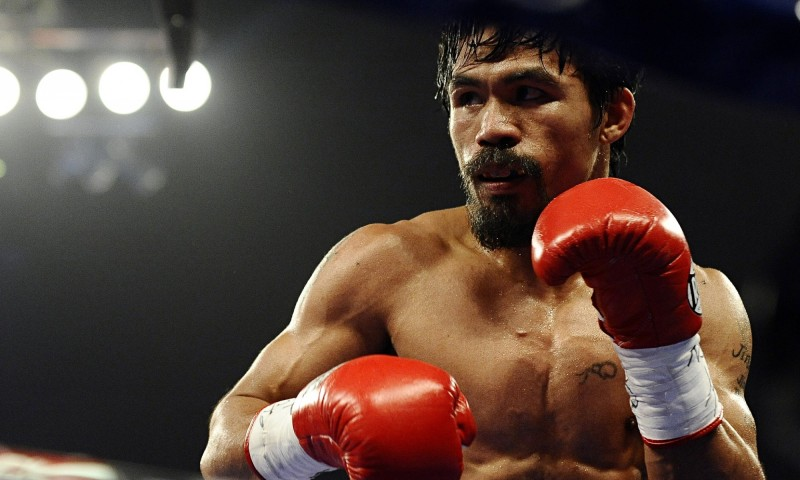
#> input picture week2/pac.jpg, 800 x 480 px
$ python face.py pac.jpg
#> lines starting #> are read from the running program, lines starting #| are printed output that depends on the picture; after the words box and inside, x2 and y2 are one past the last pixel; in counts of white or black regions, pixels touching at a corner belong together
import argparse

import cv2
import matplotlib.pyplot as plt
import numpy as np
from PIL import Image


class FaceDetector(object):
    """Cascade Classifier (based on cv2.CascadeClassifier).

    Args:
        face_cascade (str): path to face cascade xml file.
    """

    def __init__(self, face_cascade):
        self.detector = cv2.CascadeClassifier(face_cascade)
        self.forward = self.detector.detectMultiScale

    def __call__(self, image):
        assert len(image.shape) <= 2, 'only support gray image input.'
        return self.forward(image)


def draw_bboxes(image, bboxes, text='cyanlaser'):
    """draw bboxes into image."""
    for bbox in bboxes:
        x, y, w, h = bbox
        image = cv2.rectangle(image, (x, y), (x + w, y + h), (2, 255, 255), 2)
        image = cv2.putText(image, text, (x + 20, y + 20),
                            cv2.FONT_HERSHEY_SIMPLEX, 0.7, (255, 255, 2), 2)

    return image


def imshow(image, backend='pillow'):
    """backend agnostic image show.

    Args:
        image (numpy.ndarry): The image needs to save.
        save_path (str): The image storage path.
        backend (str): The storage operation package backend.
    """
    assert backend in ['cv2', 'pillow', 'matplotlib']
    if backend == 'cv2':
        cv2.imshow('face detection', image)
    elif backend == 'pillow':
        Image.fromarray(image).show()
    elif backend == 'matplotlib':
        plt.imshow(image)
        plt.axis('off')
        plt.tight_layout()
        plt.show()


def imwrite(image, save_path, backend='pillow'):
    """backend agnostic image write.

    Args:
        image (numpy.ndarry): The image needs to save.
        save_path (str): The image storage path.
        backend (str): The storage operation package backend.
    """
    assert backend in ['cv2', 'pillow', 'matplotlib']
    assert isinstance(image, np.ndarray)
    if backend == 'cv2':
        cv2.imwrite(save_path, image)
    elif backend == 'pillow':
        Image.fromarray(image).save(save_path)
    elif backend == 'matplotlib':
        plt.imshow(image)
        plt.axis('off')
        plt.tight_layout()
        plt.savefig(save_path)


def parse_args():
    parser = argparse.ArgumentParser('face detection')
    parser.add_argument('image_path', help='The image input path.')
    parser.add_argument(
        '-s',
        '--show',
        action='store_true',
        help='Whether to visulize result.')
    parser.add_argument(
        '-p',
        '--show-path',
        type=str,
        help='The storage path of visulization path.')

    return parser.parse_args()


def main():
    args = parse_args()
    image_path = args.image_path
    show = args.show
    show_path = args.show_path

    image = cv2.imread(image_path)
#> image is the input picture: shape (480, 800, 3); mean B, G, R 55.4, 63.5, 82
    image = cv2.cvtColor(image, cv2.COLOR_BGR2RGB)
    gray_image = cv2.cvtColor(image, cv2.COLOR_RGB2GRAY)
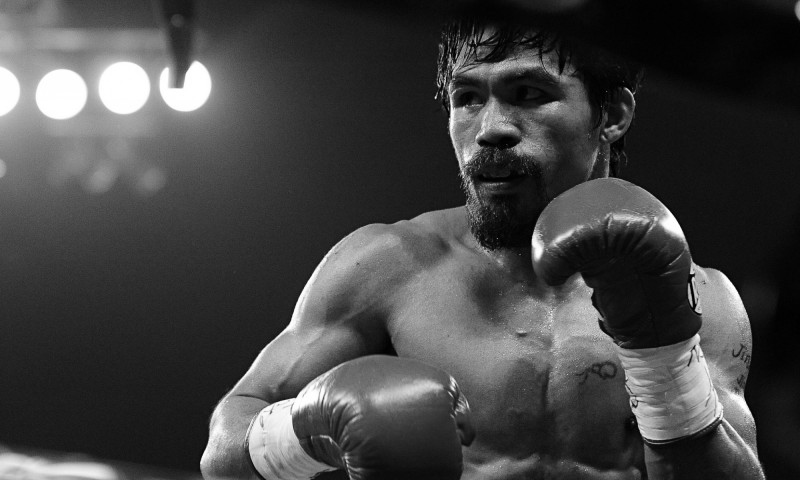
#> gray_image: shape (480, 800); min 0, max 255, mean 68.1
    detector = FaceDetector('haarcascade_frontalface_default.xml')

    bboxes = detector(gray_image)
#> bboxes = [[404, 22, 192, 192]]
    image = draw_bboxes(image, bboxes)
#> the loop in draw_bboxes, `for bbox in bboxes:` made 1 pass
#> pass 1, in draw_bboxes, `image = cv2.rectangle(image, (x, y), (x + w, y + h), (2, 255, 255), 2)`:
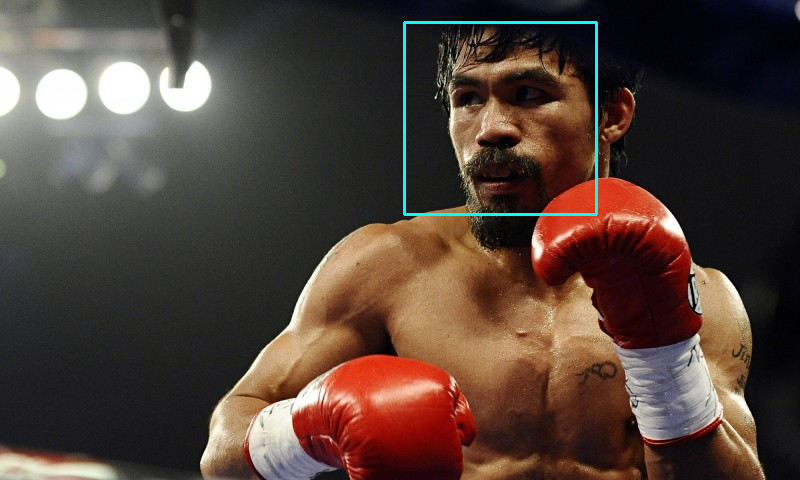
#> image: shape (480, 800, 3); mean R, G, B 81.7, 64.8, 56.8
#> pass 1, in draw_bboxes, `image = cv2.putText(image, text, (x + 20, y + 20), cv2.FONT_HERSHEY_SI..`:
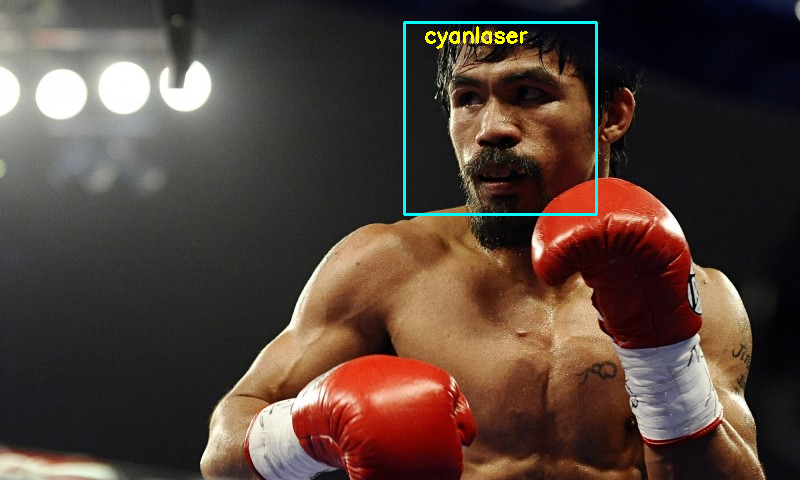
#> image: shape (480, 800, 3); 0.19% of pixels changed, all inside (x1, y1, x2, y2) = (425, 26, 528, 49)

    if show:
        imshow(image)
    if show_path:
        imwrite(image, show_path)


if __name__ == '__main__':
    main()
